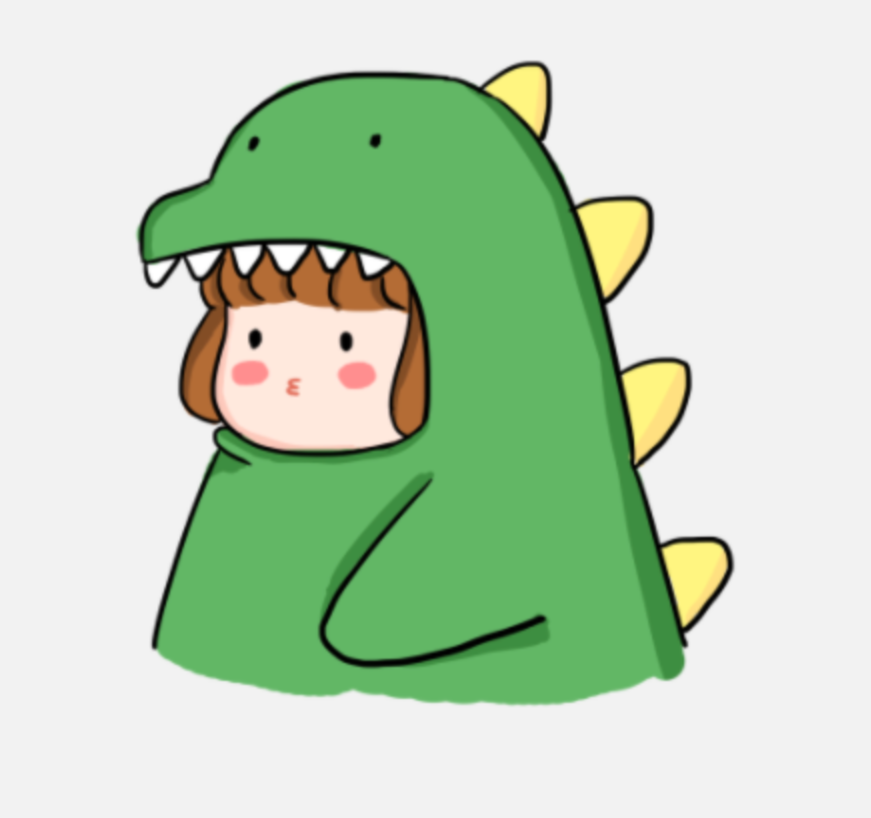
#> input picture DeepLearning/image_processing_basic/image1.PNG, 871 x 818 px
$ jupyter execute 01.ipynb
#> lines starting #> are read from the running program, lines starting #| are printed output that depends on the picture
[cell 1]
import cv2
import matplotlib.pyplot as plt

[cell 2]
img = cv2.imread('image1.PNG')
#> img is the input picture: shape (818, 871, 3); mean B, G, R 186.3, 213.4, 191.4

[cell 3]
plt.imshow(img)
plt.show()

[cell 4]
img_cvt = cv2.cvtColor(img, cv2.COLOR_BGR2RGB)

[cell 5]
plt.imshow(img_cvt)
plt.show()

[cell 6]
img_gray = cv2.cvtColor(img, cv2.COLOR_BGR2GRAY)
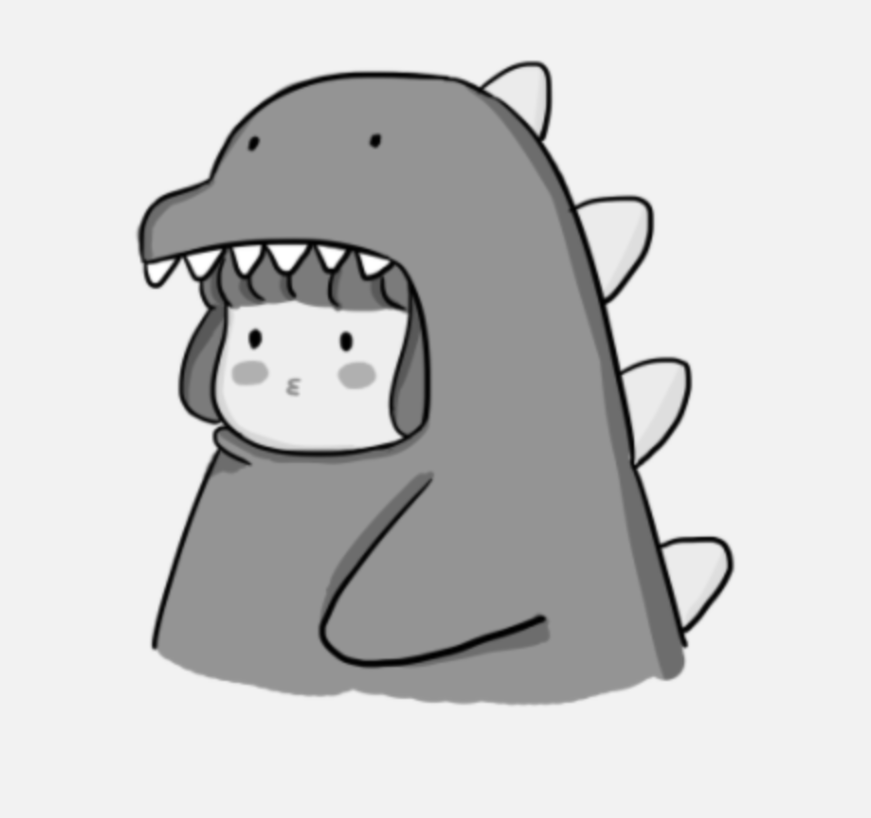
#> img_gray: shape (818, 871); min 0, max 255, mean 203.7
plt.imshow(img_gray, cmap='gray')
plt.show()
